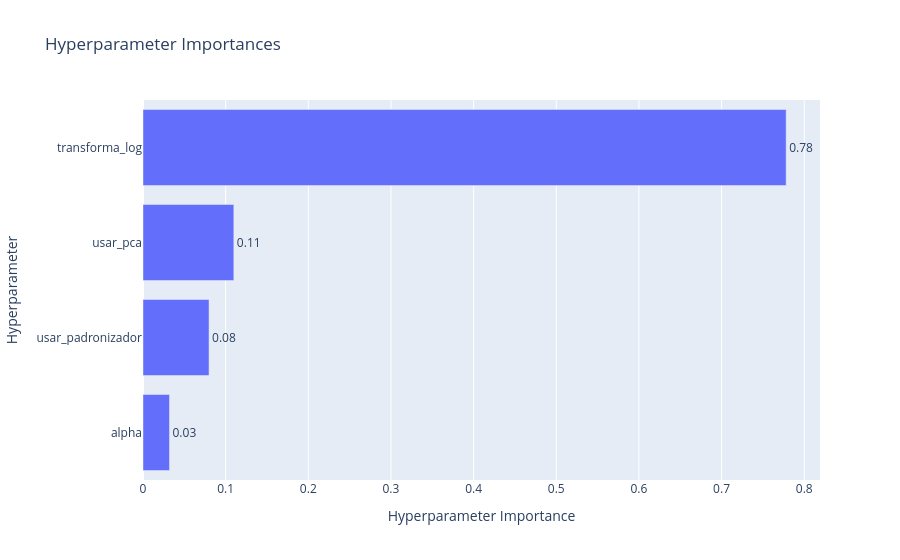

The code cell stored with this chart in its notebook:
### Code cell
vis.plot_param_importances(estudo_hpc)

### Figure 1 — Plotly figure (JSON) as saved in the notebook; plotly's stock layout.template omitted (floating-point values rounded to 4 significant figures)
{"data": [{"cliponaxis": false, "hovertemplate": ["alpha (FloatDistribution): 0.032078298733226554<extra></extra>", "usar_padronizador (CategoricalDistribution): 0.07990296366878864<extra></extra>", "usar_pca (CategoricalDistribution): 0.10989125578209145<extra></extra>", "transforma_log (CategoricalDistribution): 0.7781274818158933<extra></extra>"], "name": "Objective Value", "orientation": "h", "text": ["0.03", "0.08", "0.11", "0.78"], "textposition": "outside", "type": "bar", "x": [0.03208, 0.0799, 0.1099, 0.7781], "y": ["alpha", "usar_padronizador", "usar_pca", "transforma_log"]}], "layout": {"title": {"text": "Hyperparameter Importances"}, "xaxis": {"title": {"text": "Hyperparameter Importance"}}, "yaxis": {"title": {"text": "Hyperparameter"}}}}
